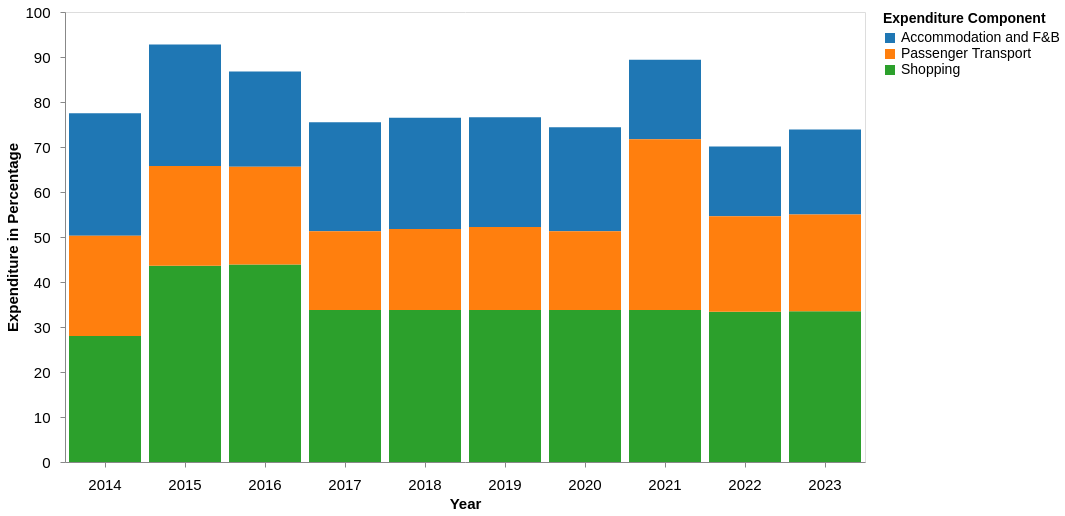

Write the Vega-Lite specification saved for this chart.
### Vega-Lite specification from a JSON file in a GitHub repository (floating-point values rounded to 4 significant figures)
{"$schema": "https://vega.github.io/schema/vega-lite/v5.json", "width": 800, "height": 450, "data": {"values": [{"Year": "2014", "Component": "Shopping", "Expenditure": 28}, {"Year": "2014", "Component": "Accommodation and F&B", "Expenditure": 27.2}, {"Year": "2014", "Component": "Passenger Transport", "Expenditure": 22.3}, {"Year": "2015", "Component": "Shopping", "Expenditure": 43.6}, {"Year": "2015", "Component": "Accommodation and F&B", "Expenditure": 27}, {"Year": "2015", "Component": "Passenger Transport", "Expenditure": 22.2}, {"Year": "2016", "Component": "Shopping", "Expenditure": 43.9}, {"Year": "2016", "Component": "Accommodation and F&B", "Expenditure": 21.2}, {"Year": "2016", "Component": "Passenger Transport", "Expenditure": 21.7}, {"Year": "2017", "Component": "Shopping", "Expenditure": 33.8}, {"Year": "2017", "Component": "Accommodation and F&B", "Expenditure": 24.2}, {"Year": "2017", "Component": "Passenger Transport", "Expenditure": 17.5}, {"Year": "2018", "Component": "Shopping", "Expenditure": 33.8}, {"Year": "2018", "Component": "Accommodation and F&B", "Expenditure": 24.7}, {"Year": "2018", "Component": "Passenger Transport", "Expenditure": 18}, {"Year": "2019", "Component": "Shopping", "Expenditure": 33.8}, {"Year": "2019", "Component": "Accommodation and F&B", "Expenditure": 24.4}, {"Year": "2019", "Component": "Passenger Transport", "Expenditure": 18.4}, {"Year": "2020", "Component": "Shopping", "Expenditure": 33.8}, {"Year": "2020", "Component": "Accommodation and F&B", "Expenditure": 23.1}, {"Year": "2020", "Component": "Passenger Transport", "Expenditure": 17.5}, {"Year": "2021", "Component": "Shopping", "Expenditure": 33.8}, {"Year": "2021", "Component": "Accommodation and F&B", "Expenditure": 17.7}, {"Year": "2021", "Component": "Passenger Transport", "Expenditure": 37.9}, {"Year": "2022", "Component": "Shopping", "Expenditure": 33.4}, {"Year": "2022", "Component": "Accommodation and F&B", "Expenditure": 15.5}, {"Year": "2022", "Component": "Passenger Transport", "Expenditure": 21.2}, {"Year": "2023", "Component": "Shopping", "Expenditure": 33.5}, {"Year": "2023", "Component": "Accommodation and F&B", "Expenditure": 18.9}, {"Year": "2023", "Component": "Passenger Transport", "Expenditure": 21.5}]}, "params": [{"name": "yearSelect", "value": "All", "bind": {"input": "select", "options": ["All", "2014", "2015", "2016", "2017", "2018", "2019", "2020", "2021", "2022", "2023"], "name": "Select Year"}}], "mark": "bar", "encoding": {"x": {"field": "Year", "type": "ordinal", "title": "Year", "axis": {"labelAngle": 0, "labelFontSize": 15, "titleFontSize": 15, "labelPadding": 10, "grid": false}}, "y": {"field": "Expenditure", "type": "quantitative", "title": "Expenditure in Percentage", "axis": {"labelPadding": 10, "labelFontSize": 15, "titleFontSize": 15, "grid": false}, "scale": {"domain": [0, 100]}}, "color": {"field": "Component", "type": "nominal", "title": "Expenditure Component", "scale": {"scheme": "category10"}, "legend": {"title": "Expenditure Component", "labelFontSize": 14, "titleFontSize": 14, "labelPadding": 10}}, "opacity": {"condition": [{"test": "yearSelect == 'All'", "value": 1}, {"test": "datum.Year == yearSelect", "value": 1}], "value": 0.3}, "tooltip": [{"field": "Year", "title": "Year"}, {"field": "Component", "title": "Expenditure Component"}, {"field": "Expenditure", "title": "Expenditure in Percentage", "format": ".2f"}]}}
